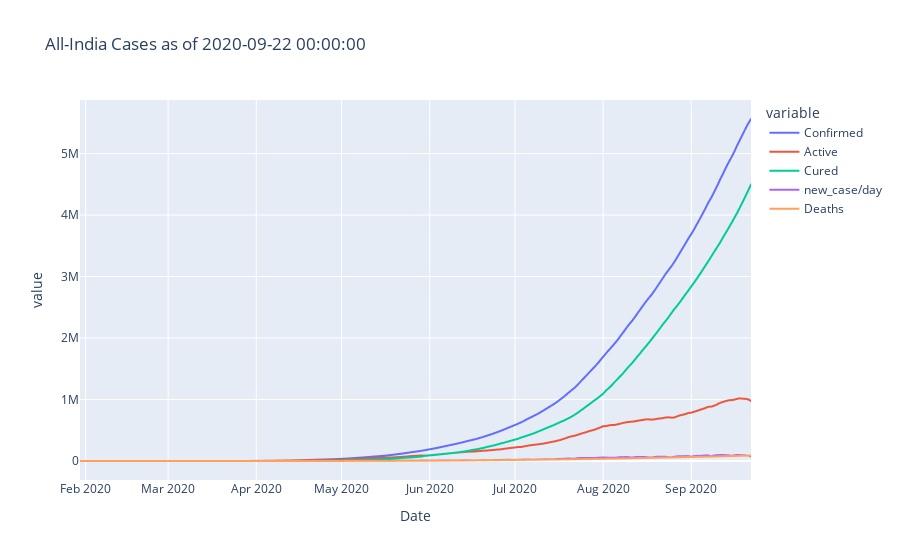

The notebook cell this image was saved under:
### Code cell
target_date = CS_covid_melt_df['Date'].max()
fig = px.line(CS_covid_melt_df, x="Date", y="value", color='variable', 
              title=f'All-India Cases as of {target_date}')
fig.show()

### Figure 1 — Plotly figure (JSON) as saved in the notebook; plotly's stock layout.template omitted (floating-point values rounded to 4 significant figures; data arrays with more than 128 entries replaced by an {"elided": "..."} marker saying what was removed)
{"data": [{"hovertemplate": "variable=Confirmed<br>Date=%{x}<br>value=%{y}<extra></extra>", "legendgroup": "Confirmed", "line": {"color": "#636efa", "dash": "solid"}, "mode": "lines", "name": "Confirmed", "showlegend": true, "type": "scattergl", "x": {"elided": "237 str values"}, "xaxis": "x", "y": {"elided": "237 int values"}, "yaxis": "y"}, {"hovertemplate": "variable=Active<br>Date=%{x}<br>value=%{y}<extra></extra>", "legendgroup": "Active", "line": {"color": "#EF553B", "dash": "solid"}, "mode": "lines", "name": "Active", "showlegend": true, "type": "scattergl", "x": {"elided": "237 str values"}, "xaxis": "x", "y": {"elided": "237 int values"}, "yaxis": "y"}, {"hovertemplate": "variable=Cured<br>Date=%{x}<br>value=%{y}<extra></extra>", "legendgroup": "Cured", "line": {"color": "#00cc96", "dash": "solid"}, "mode": "lines", "name": "Cured", "showlegend": true, "type": "scattergl", "x": {"elided": "237 str values"}, "xaxis": "x", "y": {"elided": "237 int values"}, "yaxis": "y"}, {"hovertemplate": "variable=new_case/day<br>Date=%{x}<br>value=%{y}<extra></extra>", "legendgroup": "new_case/day", "line": {"color": "#ab63fa", "dash": "solid"}, "mode": "lines", "name": "new_case/day", "showlegend": true, "type": "scattergl", "x": {"elided": "237 str values"}, "xaxis": "x", "y": {"elided": "237 mixed values"}, "yaxis": "y"}, {"hovertemplate": "variable=Deaths<br>Date=%{x}<br>value=%{y}<extra></extra>", "legendgroup": "Deaths", "line": {"color": "#FFA15A", "dash": "solid"}, "mode": "lines", "name": "Deaths", "showlegend": true, "type": "scattergl", "x": {"elided": "237 str values"}, "xaxis": "x", "y": {"elided": "237 int values"}, "yaxis": "y"}], "layout": {"legend": {"title": {"text": "variable"}, "tracegroupgap": 0}, "title": {"text": "All-India Cases as of 2020-09-22 00:00:00"}, "xaxis": {"anchor": "y", "domain": [0, 1], "title": {"text": "Date"}}, "yaxis": {"anchor": "x", "domain": [0, 1], "title": {"text": "value"}}}}
